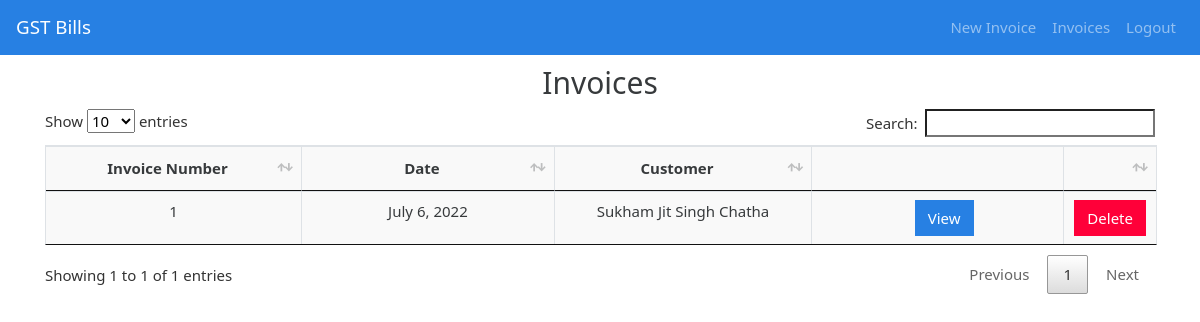
Page /invoices (signed in) on the committed database.
### gstbillingapp/models.py (models this page shows, shortened)
class Invoice(models.Model):
    user = models.ForeignKey(User,
                             null=True,
                             blank=True,
                             on_delete=models.SET_NULL)
    invoice_number = models.IntegerField()
    invoice_date = models.DateField()
    invoice_customer = models.ForeignKey('Customer',
                                         on_delete=models.SET_NULL,
                                         null=True)
    invoice_json = models.TextField()
    inventory_reflected = models.BooleanField(default=True)
    books_reflected = models.BooleanField(default=True)

class Customer(models.Model):
    user = models.ForeignKey(User,
                             null=True,
                             blank=True,
                             on_delete=models.SET_NULL)
    customer_name = models.CharField(max_length=200)
    customer_address = models.TextField(max_length=600, blank=True, null=True)
    customer_phone = models.CharField(max_length=14, blank=True, null=True)
    customer_gst = models.CharField(max_length=15, blank=True, null=True)
    def __str__(self):
        return self.customer_name

### gstbillingapp/views.py (the view)
# urls.py: path('invoices', views.invoices, name='invoices'),
@login_required
def invoices(request):
    context = {}
    context['invoices'] = Invoice.objects.filter(
        user=request.user).order_by('-id')
    return render(request, 'gstbillingapp/invoices.html', context)

### gstbillingapp/templates/gstbillingapp/invoices.html (shortened to what this page needs)
{% extends "gstbillingapp/base.html" %} {% load static %} {% block content %}
<h2 style="text-align: center; margin-top:10px;"><b>Invoices</b></h2>
<table class="table table-bordered" id="invoice-table">
  <thead>
    <tr>
      <th style="text-align: center;">Invoice Number</th>
      <th style="text-align: center;">Date</th>
      <th style="text-align: center;">Customer</th>
      <th></th>
      <th></th>
    </tr>
  </thead>
  <tbody class="two-col-form">
    {% for invoice in invoices %}
    <tr>
      <td style="text-align: center;">{{invoice.invoice_number}}</td>
      <td style="text-align: center;">{{invoice.invoice_date}}</td>
      <td style="text-align: center;">{{invoice.invoice_customer}}</td>
      <td >
        <a href="{% url 'invoice_viewer' invoice.id %}"
          ><button type="button" class="btn btn-primary" style="margin-left: 40%;">View</button></a
        >
      </td>
      <td>
        <button
          type="button"
          class="btn btn-danger"
          data-toggle="modal"
          data-target="#invoiceDeleteModal"
          data-invoice-id="{{invoice.id}}"
          data-invoice-number="{{invoice.invoice_number}}, for {{invoice.invoice_customer}}"
        >
          Delete
        </button>
      </td>
    </tr>
    {% endfor %}
  </tbody>
</table>
{% endblock %}

### gstbillingapp/static/gstbillingapp/main.css (style rules this page uses)
.table-bordered td, .table-bordered th { padding: 0.25em; }
.table-bordered tbody td, .table-bordered tbody th, .table-bordered thead th, .table-bordered thead td { background: #f9f9f9; }
.two-col-form td, .two-col-form th { width: 25%; }

### rows in the picture
Invoice: invoice_number "1", invoice_date "July 6, 2022", invoice_customer "Sukham Jit Singh Chatha"
